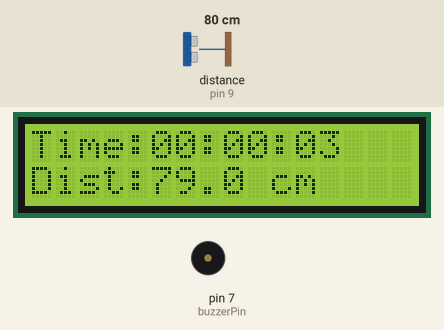
Bench run of a program on a simulated Arduino Uno, built with avr-gcc and run on an emulated ATmega328P. Parts: 16×2 character LCD, buzzer (waves = sounding, pin HIGH). Wiring (inferred from the names in the program): ultrasonic range finder: trigger pin 8; echo pin 9. The inputs (shaded band) are chosen by the test bench; at power-on: distance to the obstacle (sensor on pin 9) 80 cm. The echo pulse lasts 58.3 µs per cm; pins used as bus, display or sensor lines are not drawn; what the program prints to the serial monitor is not drawn.

Above: at 3.2 s.
3.3 s: distance to the obstacle (sensor on pin 9) set to 56 cm
At 4.8 s:
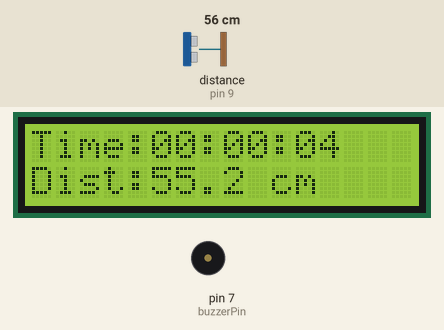
5.6 s: distance to the obstacle (sensor on pin 9) set to 48 cm
At 6.5 s:
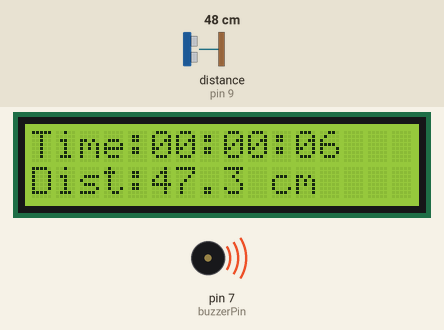
7.6 s: distance to the obstacle (sensor on pin 9) set to 18 cm
At 8.6 s:
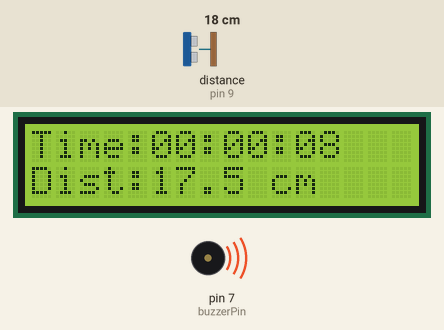
9.4 s: distance to the obstacle (sensor on pin 9) set to 2 cm
At 9.9 s:
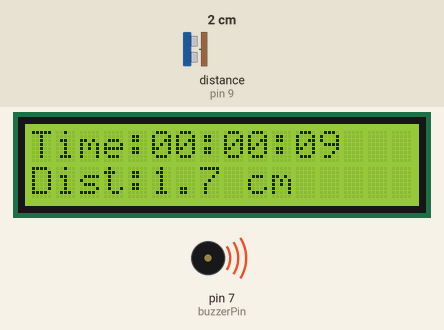
Timing chart, 0 to 12.0 s (numbered marks = the images above; inputs shaded):
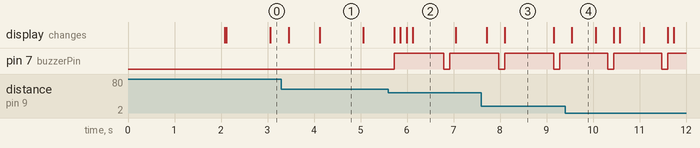

Measured:
- the behaviour switches between 51 and 50 cm on distance to the obstacle (sensor on pin 9) (found by bisection; images 1 and 2)
- after the input at 5.6 s, pin 7 (buzzerPin): LOW → HIGH after 0.12 s, → LOW 1.1 s later, → HIGH 0.13 s later
- what the display in image 1 shows lasts 1.0 s, from 4.1 s to 5.1 s
- what the display in image 4 shows lasts 0.6 s, from 9.5 s to 10.1 s

The program:

main.cpp
```cpp
#include <Arduino.h>
#include <LiquidCrystal_I2C.h>

// LCD setup
LiquidCrystal_I2C lcd(0x27, 16, 2);  // Try 0x3F if 0x27 doesn't work

// Ultrasonic sensor pins
const int trigPin = 8;
const int echoPin = 9;

// Buzzer pin
const int buzzerPin = 7;

// Timing
unsigned long lastUpdateTime = 0;
const unsigned long lcdCheckInterval = 5000;  // Check every 5s for "Bye" logic

unsigned long buzzerOnTime = 0;
const unsigned long buzzerDuration = 1000;    // Buzzer ON for 1s

unsigned long lastByeTime = 0;                // When LCD was turned off
const unsigned long lcdWakeDelay = 3000;      // 3 seconds

// State
bool lcdIsOn = true;
bool lcdWaitingToTurnOn = false;

void setup() {
  Serial.begin(9600);
  lcd.init();
  lcd.backlight();

  pinMode(trigPin, OUTPUT);
  pinMode(echoPin, INPUT);
  pinMode(buzzerPin, OUTPUT);

  lcd.setCursor(0, 0);
  lcd.print("Initializing...");
  delay(2000);
  lcd.clear();
}

void loop() {
  unsigned long currentTime = millis();

  // Measure distance
  digitalWrite(trigPin, LOW);
  delayMicroseconds(2);
  digitalWrite(trigPin, HIGH);
  delayMicroseconds(10);
  digitalWrite(trigPin, LOW);

  long duration = pulseIn(echoPin, HIGH);
  float distance = duration * 0.034 / 2;

  // Turn OFF LCD if object is too far (check every 5 seconds)
  if (currentTime - lastUpdateTime >= lcdCheckInterval) {
    lastUpdateTime = currentTime;

    if (distance > 400 && lcdIsOn) {
      lcd.clear();
      lcd.setCursor(2, 0);
      lcd.print("Byeeee!!!!!!");
      delay(1000);
      lcd.clear();
      lcd.noBacklight();
      lcdIsOn = false;
      lcdWaitingToTurnOn = true;
      lastByeTime = millis();
    }
  }

  // Turn ON LCD after 3 secs if object is back within 4m
  if (!lcdIsOn && lcdWaitingToTurnOn && distance <= 400 && millis() - lastByeTime >= lcdWakeDelay) {
    lcd.backlight();
    lcd.clear();
    lcdIsOn = true;
    lcdWaitingToTurnOn = false;
  }

  // Live display update
  if (lcdIsOn) {
    lcd.setCursor(0, 0);
    lcd.print("Time:");
    unsigned long seconds = currentTime / 1000;
    int hh = seconds / 3600;
    int mm = (seconds % 3600) / 60;
    int ss = seconds % 60;

    if (hh < 10) lcd.print("0");
    lcd.print(hh); lcd.print(":");
    if (mm < 10) lcd.print("0");
    lcd.print(mm); lcd.print(":");
    if (ss < 10) lcd.print("0");
    lcd.print(ss);
    lcd.print(" ");

    lcd.setCursor(0, 1);
    lcd.print("Dist:");
    lcd.print(distance, 1);
    lcd.print(" cm   ");
  }

  // Buzzer control
  if (distance > 0 && distance <= 50) {
    if (buzzerOnTime == 0) {
      buzzerOnTime = currentTime;
      digitalWrite(buzzerPin, HIGH);
    }
  }

  if (buzzerOnTime > 0 && currentTime - buzzerOnTime >= buzzerDuration) {
    digitalWrite(buzzerPin, LOW);
    buzzerOnTime = 0;
  }

  if (distance > 50) {
    digitalWrite(buzzerPin, LOW);
    buzzerOnTime = 0;
  }

  // Optional serial debug
  Serial.print("Time ");
  Serial.print(currentTime / 1000); Serial.print("s - ");
  Serial.print("Distance: ");
  Serial.print(distance, 1);
  Serial.println(" cm");

  delay(100); // Smooth display updates
}
```
